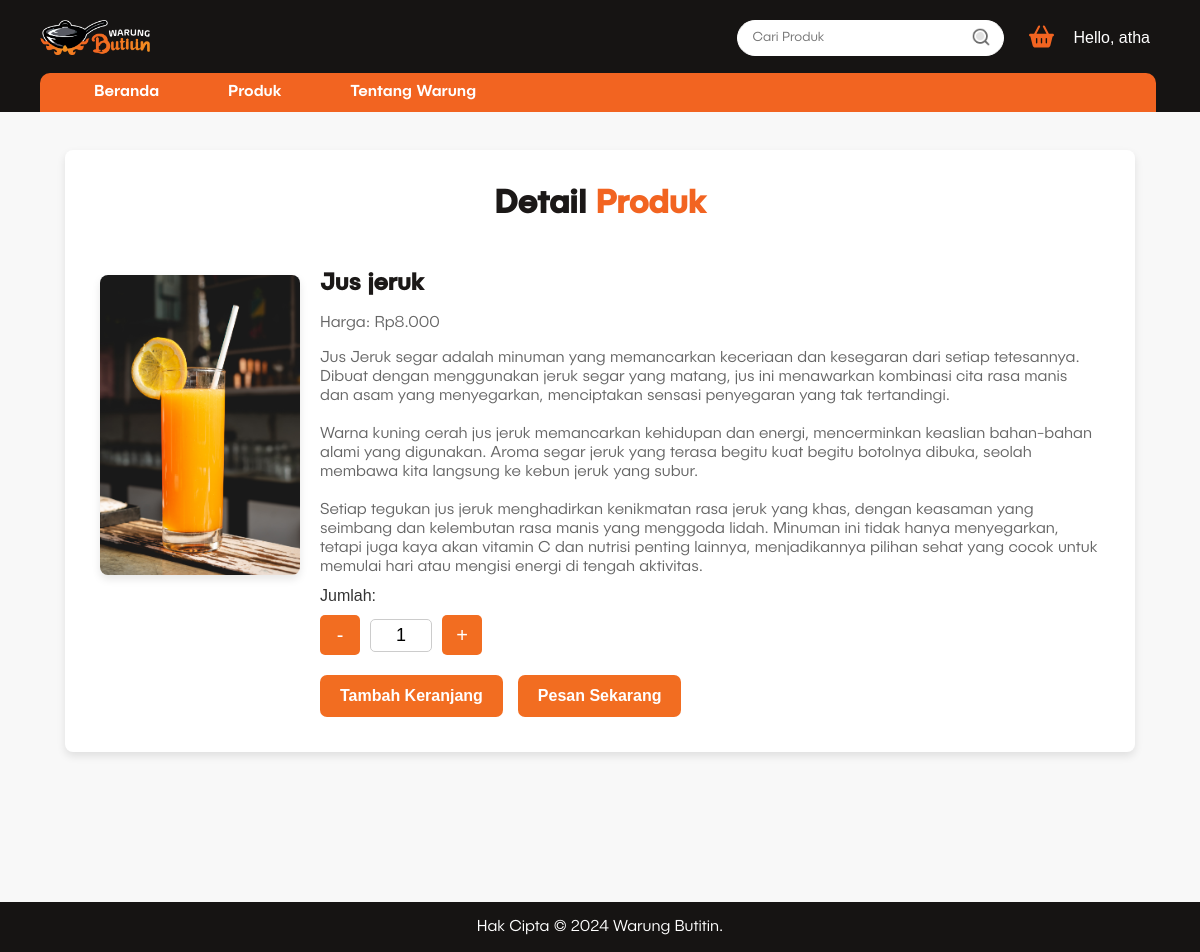
The app's page /pages/product_detail.php?product_id=8 (signed in) with its own data.
### tables this page shows
CREATE TABLE IF NOT EXISTS `products` (
  `id` int(11) NOT NULL AUTO_INCREMENT,
  `category_id` int(11) DEFAULT NULL,
  `name` varchar(255) DEFAULT NULL,
  `price` decimal(10,2) DEFAULT NULL,
  `description` text DEFAULT NULL,
  `image` varchar(255) DEFAULT NULL,
  PRIMARY KEY (`id`),
  KEY `category_id` (`category_id`),
  CONSTRAINT `products_ibfk_1` FOREIGN KEY (`category_id`) REFERENCES `categories` (`id`)
);

### pages/product_detail.php (the view, shortened to what this page needs)
<!DOCTYPE html>
<html lang="en">
<head>
</head>
<body>
<?php
include_once "../includes/header.php";
function tampilkanDetailProduk($productID)
{
    $koneksi = new mysqli("localhost", "root", "", "warungbutitin");
    $query = $koneksi->prepare("SELECT * FROM products WHERE id = ?");
    $query->bind_param("i", $productID);
    $query->execute();
    $result = $query->get_result();
    $produkDetail = null;
    if ($result->num_rows > 0) {
        $produkDetail = $result->fetch_assoc();
    }
    return $produkDetail;
}
if (isset($_GET['product_id'])) {
    $productID = intval($_GET['product_id']);
    $produkDetail = tampilkanDetailProduk($productID);
    if ($produkDetail) {
        ?>
        <section class="detail-produk">
            <h2>Detail <span class="detail-highlight">Produk</span></h2>
            <div class="produk-item">
                <img src="../assets/images/<?php echo htmlspecialchars($produkDetail['image']); ?>" alt="<?php echo htmlspecialchars($produkDetail['name']); ?>">
                <div>
                    <h3><?php echo htmlspecialchars($produkDetail['name']); ?></h3>
                    <p>Harga: Rp<?php echo number_format($produkDetail['price'], 0, ',', '.'); ?></p>
                    <p><?php echo nl2br(htmlspecialchars($produkDetail['description'])); ?></p>
                    <div class="quantity-section">
                        <label for="quantity">Jumlah:</label>
                        <div class="quantity-controls">
                            <button type="button" class="quantity-button" onclick="updateQuantity(-1)">-</button>
                            <input type="text" id="quantity" name="quantity" value="1" class="quantity-input" readonly>
                            <button type="button" class="quantity-button" onclick="updateQuantity(1)">+</button>
                        </div>
                    </div>
                    <div class="button-container">
                        <form action="" method="POST" class="form-inline">
                            <button type="submit" name="add_to_cart" class="orange-button">Tambah Keranjang</button>
                        </form>
                        <a href="checkout.php?product_id=<?php echo $produkDetail['id']; ?>&quantity=1" class="orange-button">Pesan Sekarang</a>
                    </div>
                </div>
            </div>
        </section>
        <?php
    } else {
        echo "<p>Produk tidak ditemukan.</p>";
    }
} else {
    echo "<p>Invalid product ID.</p>";
}
include_once "../includes/footer.php";
?>
</body>
</html>

### pages/product_detail.php (style rules this page uses)
body { background-color: #f8f8f8; color: #333; margin-top: 100px; font-family: 'Poppins', sans-serif; }
.detail-produk { max-width: 1000px; margin: 150px auto; padding: 35px; background-color: #fff; border-radius: 8px; box-shadow: 0 4px 8px rgba(0, 0, 0, 0.1); }
.detail-produk h2 { margin-top: 0px; font-family: 'PublicaSans-Medium', sans-serif; font-size: 33px; text-align: center; margin-bottom: 20px; color: #1B1817; }
.detail-produk .detail-highlight { color: #F26421; }
.produk-item { display: flex; align-items: flex-start; justify-content: space-between; text-align: left; }
.produk-item img { width: 300px; height: 300px; object-fit: cover; border-radius: 8px; margin-right: 20px; margin-top: 30px; box-shadow: 0 4px 8px rgba(0, 0, 0, 0.1); }
.produk-item h3 { font-family: 'PublicaSans-Medium', sans-serif; font-size: 24px; color: #1B1817; margin-bottom: 5px; }
.produk-item p { font-family: 'PublicaSans-Light', sans-serif; font-size: 16px; color: #666; margin-bottom: 10px; }
.quantity-section { margin-bottom: 20px; }
.quantity-controls { display: flex; align-items: center; gap: 10px; margin-top: 10px; }
.quantity-button { background-color: #F26D21; color: white; border: none; padding: 10px; font-size: 20px; cursor: pointer; border-radius: 5px; width: 40px; height: 40px; display: flex; align-items: center; justify-content: center; }
.quantity-input { width: 50px; text-align: center; font-size: 18px; padding: 5px; border: 1px solid #ccc; border-radius: 5px; }
.button-container { display: flex; gap: 15px; margin-top: 15px; }
.orange-button { display: inline-flex; align-items: center; justify-content: center; padding: 12px 20px; font-size: 16px; font-weight: bold; text-align: center; text-decoration: none; background-color: #F26D21; color: #fff; border-radius: 7px; transition: background-color 0.3s ease-in-out; cursor: pointer; border: none; }

### includes/header.php (style rules this page uses)
body { margin: 0; padding: 0; font-family: Arial, sans-serif; }
a { color: white; text-decoration: none; margin-right: 10px; margin-bottom: 0px; }

### includes/footer.php (style rules this page uses)
html, body { margin: 0; padding: 0; height: 100%; display: flex; flex-direction: column; }

### records on screen
products: image (picture), name "Jus jeruk", price "8.000", description "Jus Jeruk segar adalah minuman yang memancarkan keceriaan dan kesegaran dari setiap tetesannya. Dibuat dengan menggunakan jeruk segar yang matang, jus ini menawarkan kombinasi cita rasa manis dan asam yang menyegarkan, menciptakan sensasi penyegaran yang tak tertandingi. Warna kuning cerah jus jeruk memancarkan kehidupan dan energi, mencerminkan keaslian bahan-bahan alami yang digunakan. Aroma segar jeruk yang terasa begitu kuat begitu botolnya dibuka, seolah membawa kita langsung ke kebun jeruk yang subur. Setiap tegukan jus jeruk menghadirkan kenikmatan rasa jeruk yang khas, dengan keasaman yang seimbang dan kelembutan rasa manis yang menggoda lidah. Minuman ini tidak hanya menyegarkan,…"

### other values on screen
$_SESSION['username'] "atha"
